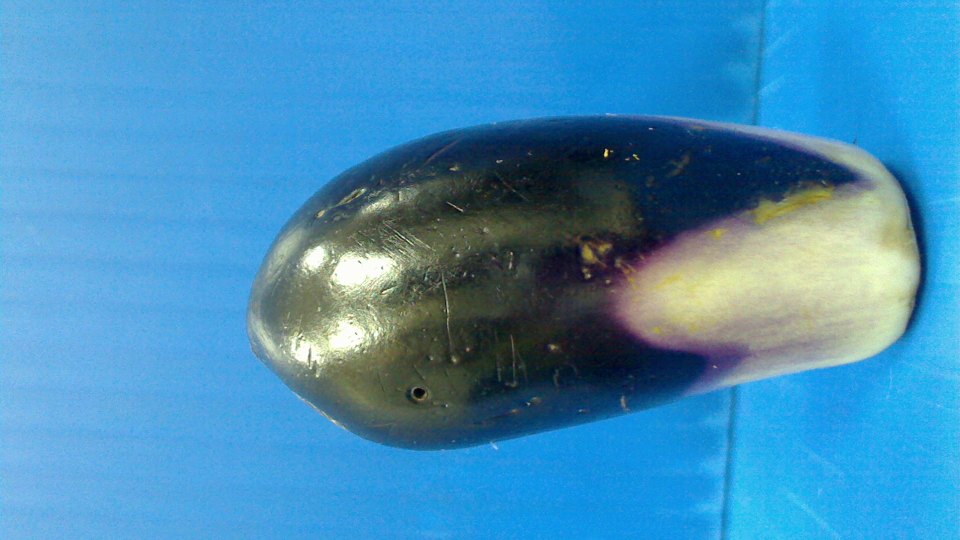
#> input picture DIP3/WormHole_1H.tif, 960 x 540 px
$ python WormHoleCount.py
#> lines starting #> are read from the running program, lines starting #| are printed output that depends on the picture; after the words box and inside, x2 and y2 are one past the last pixel; in counts of white or black regions, pixels touching at a corner belong together
import numpy as np
from PIL import Image
import matplotlib.pyplot as plt
import cv2

# Define function to convert image to grayscale
def ToGrayscale(img):
    return np.dot(np.array(img, dtype='float32'), [0.25, 0.25, 0.25])

# Load image and convert to grayscale
img = Image.open('WormHole_1H.tif')
#> img is the input picture: PIL image 960x540 RGB; mean R, G, B 68.9, 142.3, 184.8
gray = ToGrayscale(img)
#> in ToGrayscale, `return np.dot(np.array(img, dtype='float32'), [0.25, 0.25, 0.25])`:
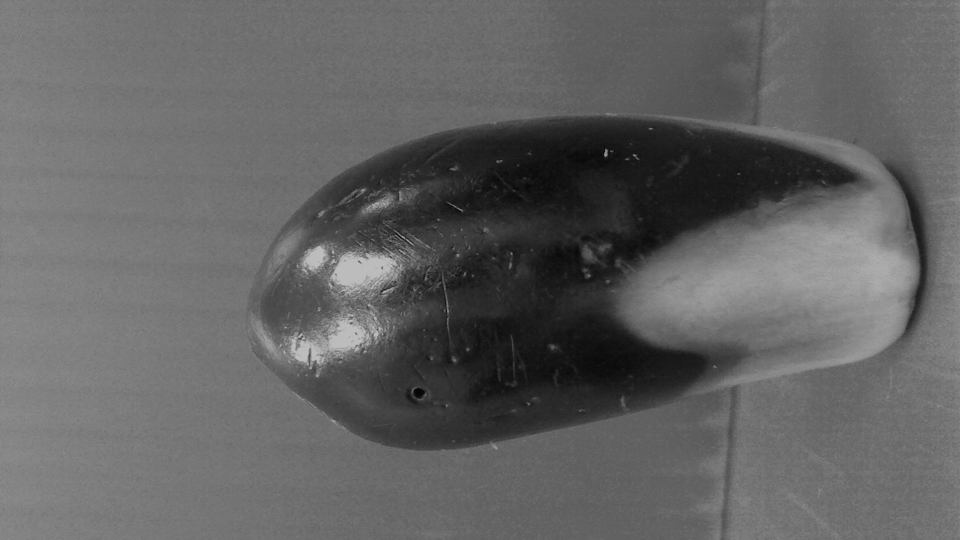
#> returned value: shape (540, 960) float64; min 3.25, max 191, mean 99

# Define binary threshold to segment wormholes
threshold = 35
binary = np.zeros_like(gray)
binary[gray < threshold] = 1

# Apply morphological operations to remove small objects and fill gaps in the wormholes
kernel = np.ones((5, 5), np.uint8).astype(np.uint8)
eroded = cv2.erode(binary, kernel, iterations=1)
dilated = cv2.dilate(eroded, kernel, iterations=1)

# Find contours of wormholes and draw them on the original image
dilated = dilated.astype(np.uint8)
contours, hierarchy = cv2.findContours(dilated, cv2.RETR_EXTERNAL, cv2.CHAIN_APPROX_SIMPLE)
img_with_contours = img.copy()
img_with_contours = np.array(img_with_contours)


# Define minimum circularity threshold
min_circularity = 0.82

# Filter out non-circular contours and highlight circular ones
circular_contours = []
for contour in contours:
    area = cv2.contourArea(contour)
    perimeter = cv2.arcLength(contour, True)
    circularity = 4 * np.pi * area / (perimeter ** 2)
    if circularity > min_circularity:
        circular_contours.append(contour)
        cv2.drawContours(img_with_contours, [contour], -1, (255, 100, 100), 2)
#> img_with_contours: shape (540, 960, 3); 0.02% of pixels changed, all inside (x1, y1, x2, y2) = (413, 388, 425, 399)
#> after the loop, circular_contours = 1 contour; box (x1, y1, x2, y2) and area: (414, 389, 424, 398) 64

# Count the number of wormholes and print their positions
print("Number of wormholes:", len(circular_contours))
#| Number of wormholes: 1
for i, contour in enumerate(circular_contours):
    M = cv2.moments(contour)
    x = int(M['m10'] / M['m00'])
    y = int(M['m01'] / M['m00'])
    print("Wormhole #{} at position ({}, {})".format(i+1, x, y))
#> this loop made 1 pass
#> (x, y) on pass 1: (418, 392)
#| Wormhole #1 at position (418, 392)

# Display original image with circular contours and wormhole positions
plt.imshow(img_with_contours)
plt.title('This eggplant is organic!')
plt.show()

$ run again, with DIP3/WormHole_2H.tif copied over DIP3/WormHole_1H.tif
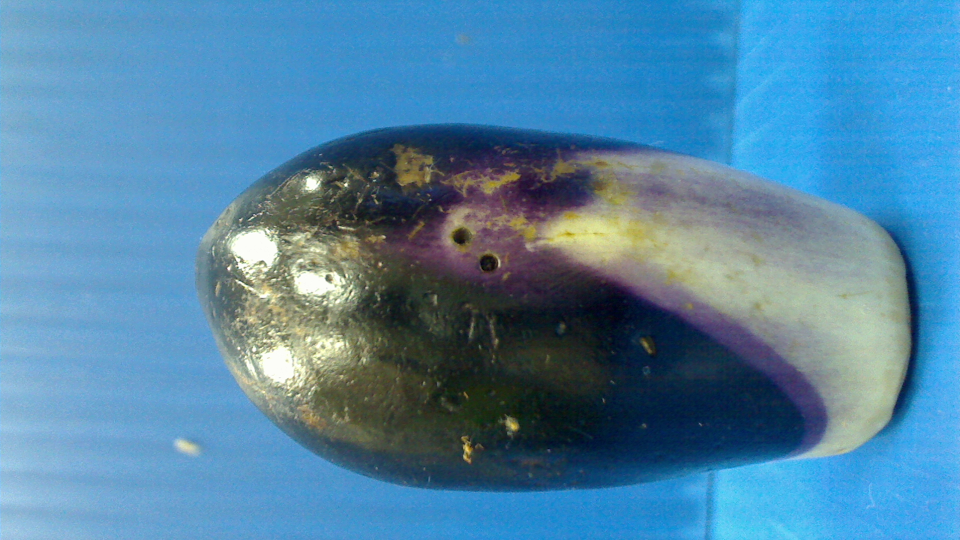
#> input picture DIP3/WormHole_2H.tif, 960 x 540 px
#> img is the input picture: PIL image 960x540 RGB; mean R, G, B 81.1, 132.4, 165.2
#> in ToGrayscale, `return np.dot(np.array(img, dtype='float32'), [0.25, 0.25, 0.25])`:
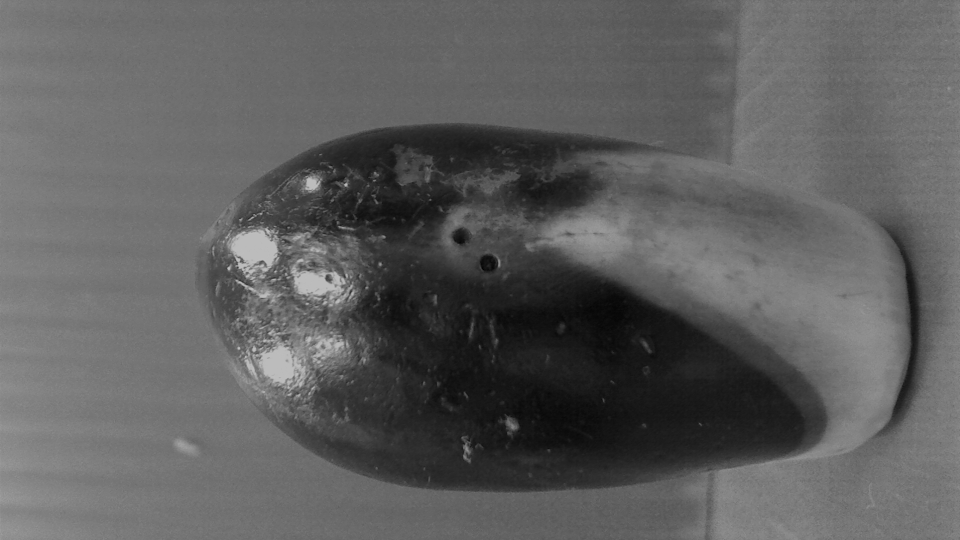
#> returned value: shape (540, 960) float64; min 3.25, max 191.2, mean 94.7
#> after the loop `for contour in contours:`:
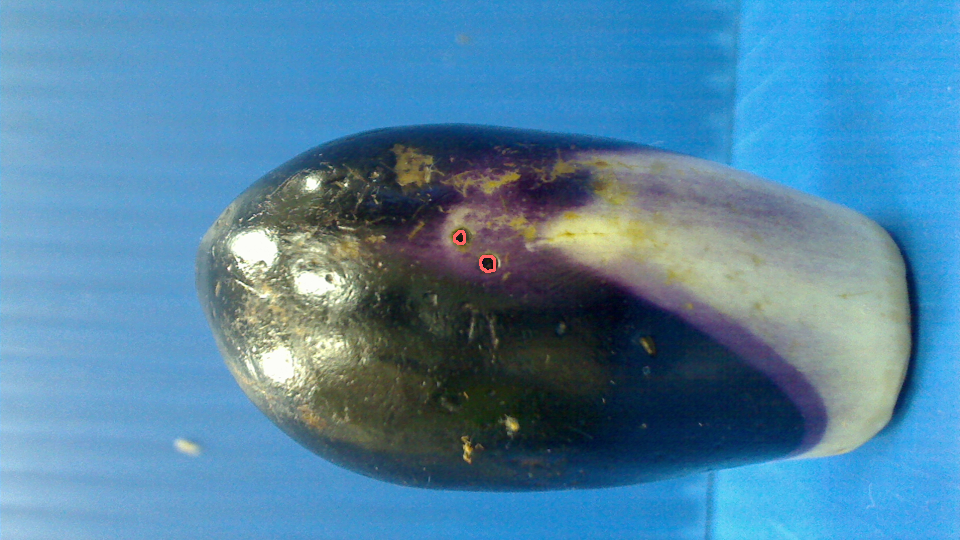
#> img_with_contours: shape (540, 960, 3); 0.05% of pixels changed, all inside (x1, y1, x2, y2) = (453, 230, 496, 273)
#> after the loop `for contour in contours:`: circular_contours = 2 contours; box (x1, y1, x2, y2) and area: (480, 256, 495, 272) 180, (454, 231, 465, 244) 97
#| Number of wormholes: 2
#> the loop `for i, contour in enumerate(circular_contours):` made 2 passes
#> (x, y) on passes 1 to 2: (487, 263), (459, 237)
#> (printed output is left out)
